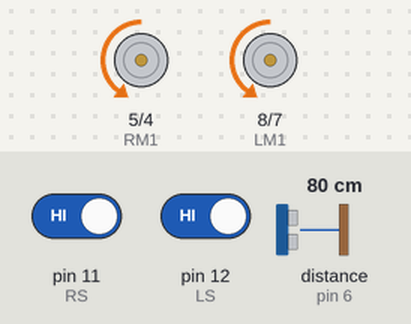
A sketch run on a simulated Arduino Uno, built with avr-gcc and run on an emulated ATmega328P. Parts: motor-driver pin pairs drawn as motors (green arrow = first pin HIGH = forward, orange = second pin HIGH = backward, longer = more drive, scaled by the enable pin). The test bench sets the inputs (shaded band); at power-on: distance to the obstacle (sensor on pin 6) 80 cm, pin 11 (RS) HIGH, pin 12 (LS) HIGH. The echo pulse lasts 58.3 µs per cm.

Above: at 1.2 s.
1.3 s: distance to the obstacle (sensor on pin 6) set to 2 cm
At 1.8 s:
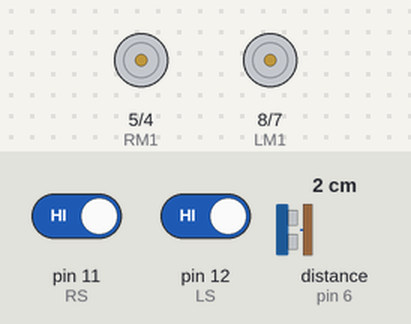
2.8 s: distance to the obstacle (sensor on pin 6) set to 9 cm
At 4.5 s:
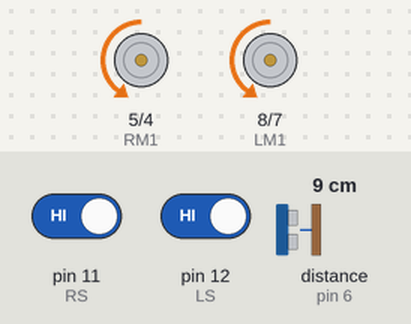
4.8 s: pin 11 (RS) driven LOW
At 5.6 s:
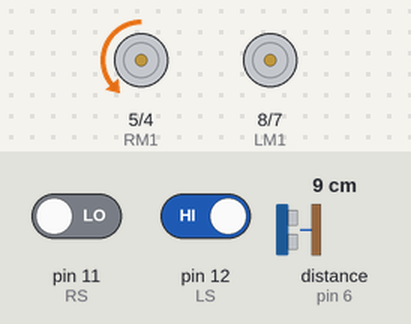
6.3 s: pin 12 (LS) driven LOW
At 6.7 s:
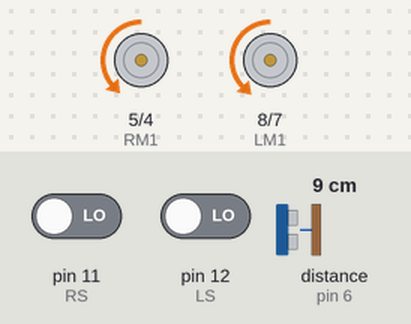
7.8 s: pin 11 (RS) driven HIGH
At 9.0 s:
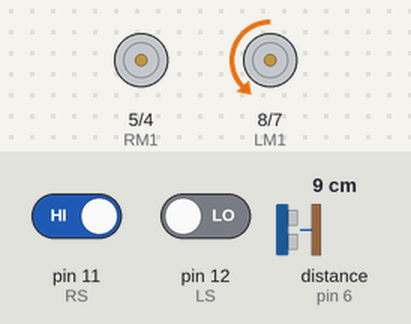
9.3 s: pin 12 (LS) driven HIGH
At 10.2 s:
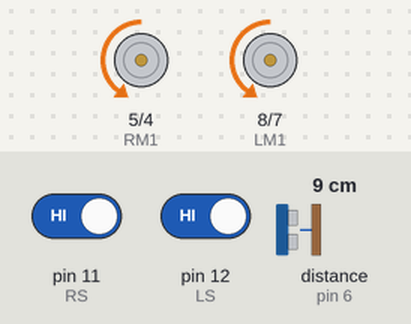
Timing chart, 0 to 11.8 s (numbered marks = the images above; inputs shaded):
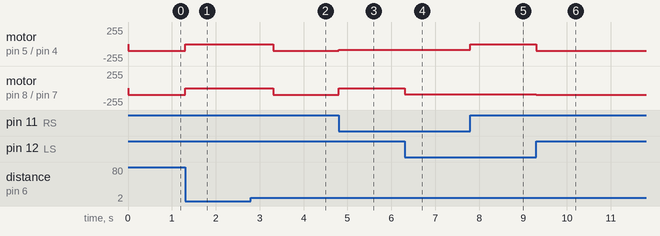

The sketch:

Nunchuck_Mutants_CodeFile.ino
```cpp
/*------ Arduino Line Follower Code----- */
/*-------Including Libraries------*/
// Include NewPing Library
#include "NewPing.h"
/*-------Intializing IR Sensor------*/
int LS = 12; // left IR sensor
int RS = 11; // right IR sensor
/*-------Intializing Outputs------*/
int enA = 9; // Speed Control with PWM
int LM1 = 8; // left motor
int LM2 = 7; // left motor
int enB = 3; // Speed Control with PWM
int RM1 = 5; // right motor
int RM2 = 4; // right motor
/*-------Intializing Variables------*/
float distance;
/*-------Intializing HC-SR04 Sensor------*/
// Maximum Distance is 400 cm
#define TRIGGER_PIN  10 // Trigger Pin for the HC-SR04 Sensor
#define ECHO_PIN     6 // Echo Pin for the HC-SR04 Sensor
#define MAX_DISTANCE 400 // Max Distance

NewPing sonar(TRIGGER_PIN, ECHO_PIN, MAX_DISTANCE); // Using the NewPing.h Library to Intializing

void setup() // Assigning...[Sensors and EchoPin as INPUT]&&[Motors and TrigPin as OUTPUT]
{
pinMode(LS, INPUT);
pinMode(RS, INPUT);
pinMode(enA, OUTPUT);
pinMode(enB, OUTPUT);
pinMode(LM1, OUTPUT);
pinMode(LM2, OUTPUT);
pinMode(RM1, OUTPUT);
pinMode(RM2, OUTPUT);
}

void loop()
{
  //Calculating the Distance measured by the HC-SR04 Sensor and saving it is to a variable called distance
  distance = sonar.ping_cm();

  while (distance <= 5 && distance >= 2) // Stop! (distance <= 10)
  {
  distance = sonar.ping_cm();
  analogWrite(enA, 0);
  analogWrite(enB, 0);
  digitalWrite(LM1, LOW);
  digitalWrite(LM2, LOW);
  digitalWrite(RM1, LOW);
  digitalWrite(RM2, LOW);
  delay(500);
    if(distance >= 5)//Break from the loop after the Distance is greater than equal to 5
    {
      break;
    }
  }
  if(!(digitalRead(LS)) && !(digitalRead(RS))) // Move Forward (digitalRead(LS) && digitalRead(RS))
  {
  analogWrite(enA, 85);
  analogWrite(enB, 90);
  digitalWrite(LM1, LOW);
  digitalWrite(LM2, HIGH);
  digitalWrite(RM1, LOW);
  digitalWrite(RM2, HIGH);
  }

  if(!(digitalRead(LS)) && digitalRead(RS)) // Turn right
  {
  analogWrite(enA, 85);
  analogWrite(enB, 90);
  digitalWrite(LM1, LOW);
  digitalWrite(LM2, HIGH);
  digitalWrite(RM1, LOW);
  digitalWrite(RM2, LOW);
  }

  if(digitalRead(LS) && !(digitalRead(RS))) // turn left
  {
  analogWrite(enA, 85);
  analogWrite(enB, 90);
  digitalWrite(LM1, LOW);
  digitalWrite(LM2, LOW);
  digitalWrite(RM1, LOW);
  digitalWrite(RM2, HIGH);
  }

  if(digitalRead(LS) && digitalRead(RS)) // Move Forward At Intersections (digitalRead(LS)) && !(digitalRead(RS))
  {
  analogWrite(enA, 100);
  analogWrite(enB, 100);
  digitalWrite(LM1, LOW);
  digitalWrite(LM2, HIGH);
  digitalWrite(RM1, LOW);
  digitalWrite(RM2, HIGH);
  }
}
```

Measured:
- after the input at 1.3 s, motor on pin 5 (RM1) / pin 4 (RM2), motor on pin 8 (LM1) / pin 7 (LM2): backward 100/255 → stopped at once
- after the input at 2.8 s, motor on pin 5 (RM1) / pin 4 (RM2), motor on pin 8 (LM1) / pin 7 (LM2): stopped → backward 100/255 after 0.51 s
- after the input at 4.8 s, motor on pin 5 (RM1) / pin 4 (RM2): backward 100/255 → backward 85/255 at once; motor on pin 8 (LM1) / pin 7 (LM2): backward 100/255 → stopped at once
- after the input at 6.3 s, motor on pin 8 (LM1) / pin 7 (LM2): stopped → backward 90/255 at once
- after the input at 7.8 s, motor on pin 5 (RM1) / pin 4 (RM2): backward 85/255 → stopped at once
- after the input at 9.3 s, motor on pin 5 (RM1) / pin 4 (RM2): stopped → backward 100/255 at once; motor on pin 8 (LM1) / pin 7 (LM2): backward 90/255 → backward 100/255 at once
